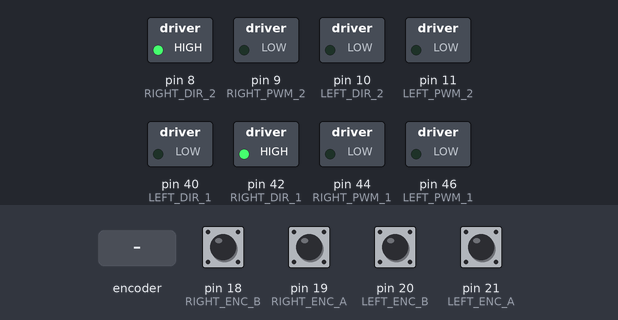
Bench run of a sketch on a simulated Arduino Mega 2560, built with avr-gcc and run on an emulated ATmega2560. Parts: switched loads named in the sketch (green lamp = pin HIGH). The test bench sets the inputs (shaded band); at power-on: pin 18 (RIGHT_ENC_B), pin 19 (RIGHT_ENC_A), pin 20 (LEFT_ENC_B), pin 21 (LEFT_ENC_A) HIGH. What the sketch prints to the serial monitor is not drawn.

Above: at 1.2 s.
1.3 s: rotary encoder on pin 19 (RIGHT_ENC_A) / pin 18 (RIGHT_ENC_B) turned 1 step (first pin leading)
3.0 s: pin 21 (LEFT_ENC_A) pulled LOW for 0.15 s
Timing chart, 0 to 6.0 s (numbered marks = the images above; inputs shaded):
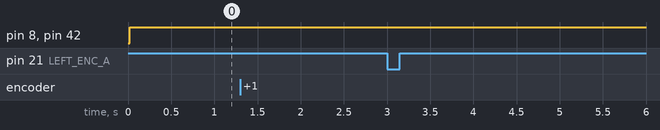

Measured:
- after the input at 1.3 s, every drawn part: stays the same
- after the input at 3.0 s, every drawn part: stays the same

The sketch:

Minesweeper_Rover_ROS_Drive_PID_Simple.ino
```cpp
/*
 * Minesweeper Rover - SIMPLE ROS 2 differential-drive test firmware
 * Board: Arduino Mega 2560
 * Protocol: 115200 baud, comma-separated line from roverInterface:
 *   rp1.00,lp1.00,gp0.00,sp0.00,\n
 * Also accepts signed tokens such as rn0.30 and ln0.30.
 *
 * This is intentionally drive-only to isolate ROS -> serial -> motor control.
 * It controls the two sides (two motors wired per side) using encoder speed
 * feedback and PID_v1. Gripper, ultrasonic, proximity, metal detector, siren,
 * and camera are NOT controlled by this test firmware.
 */

#include <Arduino.h>
#include <PID_v1.h>
#include <util/atomic.h>
#include <ctype.h>
#include <stdlib.h>
#include <string.h>
#include <math.h>

// -------------------- Drive motor pins (from the rover sketch) --------------------
constexpr uint8_t RIGHT_PWM_1 = 44;
constexpr uint8_t RIGHT_DIR_1 = 42;
constexpr uint8_t RIGHT_PWM_2 = 9;
constexpr uint8_t RIGHT_DIR_2 = 8;

constexpr uint8_t LEFT_PWM_1 = 46;
constexpr uint8_t LEFT_DIR_1 = 40;
constexpr uint8_t LEFT_PWM_2 = 11;
constexpr uint8_t LEFT_DIR_2 = 10;

// Encoders (one rising edge on phase A; phase B gives direction)
constexpr uint8_t RIGHT_ENC_A = 19;
constexpr uint8_t RIGHT_ENC_B = 18;
constexpr uint8_t LEFT_ENC_A  = 21;
constexpr uint8_t LEFT_ENC_B  = 20;

// Preserve the motor/encoder direction conventions in the supplied rover code.
constexpr bool RIGHT_MOTOR_INVERTED = false;
constexpr bool LEFT_MOTOR_INVERTED  = true;
constexpr bool RIGHT_ENCODER_INVERTED = false;
constexpr bool LEFT_ENCODER_INVERTED  = true;

// Supplied rover firmware assumes 2200 counted A-channel pulses per wheel revolution.
// Verify this against the actual encoder/gear ratio during odometry calibration.
constexpr double ENCODER_PPR = 2200.0;
constexpr double RAD_PER_PULSE = (2.0 * PI) / ENCODER_PPR;

constexpr uint32_t CONTROL_PERIOD_MS = 20;       // PID update: 50 Hz
constexpr uint32_t TELEMETRY_PERIOD_MS = 10;     // ROS feedback: 100 Hz
constexpr uint32_t COMMAND_TIMEOUT_MS = 400;     // stop if ROS stream disappears
constexpr double MAX_WHEEL_RAD_S = 6.0;          // safety clamp
constexpr double MAX_ACCEL_RAD_S2 = 6.0;         // smoother starts/stops
constexpr double MAX_DECEL_RAD_S2 = 10.0;
constexpr uint8_t MIN_PWM = 22;                   // overcome driver/motor deadband

// PID tuning values from the supplied working example.
double rightInput = 0.0, rightOutput = 0.0, rightSetpoint = 0.0;
double leftInput  = 0.0, leftOutput  = 0.0, leftSetpoint  = 0.0;
PID rightPID(&rightInput, &rightOutput, &rightSetpoint, 11.5, 7.5, 0.1, DIRECT);
PID leftPID (&leftInput,  &leftOutput,  &leftSetpoint,  12.8, 8.3, 0.1, DIRECT);

volatile int32_t rightDeltaPulses = 0;
volatile int32_t leftDeltaPulses  = 0;
volatile int32_t rightTotalPulses = 0;
volatile int32_t leftTotalPulses  = 0;

float rightTargetRadS = 0.0f;
float leftTargetRadS  = 0.0f;
float rightProfileRadS = 0.0f;
float leftProfileRadS  = 0.0f;
float rightMeasuredRadS = 0.0f;
float leftMeasuredRadS  = 0.0f;
uint32_t lastCommandMs = 0;
uint32_t lastControlMs = 0;
uint32_t lastTelemetryMs = 0;

char tokenBuffer[48];
uint8_t tokenIndex = 0;

static float clampFloat(float x, float lo, float hi) {
  if (x < lo) return lo;
  if (x > hi) return hi;
  return x;
}

static float approach(float current, float target, float dt) {
  const float error = target - current;
  const float rate = (fabsf(target) > fabsf(current) && current * target >= 0.0f)
                       ? MAX_ACCEL_RAD_S2 : MAX_DECEL_RAD_S2;
  const float step = rate * dt;
  if (error > step) return current + step;
  if (error < -step) return current - step;
  return target;
}

static int32_t takeRightDelta() {
  int32_t value;
  ATOMIC_BLOCK(ATOMIC_RESTORESTATE) {
    value = rightDeltaPulses;
    rightDeltaPulses = 0;
  }
  return value;
}

static int32_t takeLeftDelta() {
  int32_t value;
  ATOMIC_BLOCK(ATOMIC_RESTORESTATE) {
    value = leftDeltaPulses;
    leftDeltaPulses = 0;
  }
  return value;
}

static int32_t readRightTotal() {
  int32_t value;
  ATOMIC_BLOCK(ATOMIC_RESTORESTATE) { value = rightTotalPulses; }
  return value;
}

static int32_t readLeftTotal() {
  int32_t value;
  ATOMIC_BLOCK(ATOMIC_RESTORESTATE) { value = leftTotalPulses; }
  return value;
}

void rightEncoderISR() {
  const int8_t direction = digitalRead(RIGHT_ENC_B) ? 1 : -1;
  rightDeltaPulses += direction;
  rightTotalPulses += direction;
}

void leftEncoderISR() {
  const int8_t direction = digitalRead(LEFT_ENC_B) ? 1 : -1;
  leftDeltaPulses += direction;
  leftTotalPulses += direction;
}

static void setOneMotor(uint8_t pwmPin, uint8_t dirPin, uint8_t pwm,
                        bool logicalForward, bool inverted) {
  const bool dirHigh = logicalForward ^ inverted;
  digitalWrite(dirPin, dirHigh ? HIGH : LOW);
  analogWrite(pwmPin, pwm);
}

static void applyDriveOutput() {
  uint8_t rightPWM = (uint8_t)clampFloat(rightOutput, 0.0, 255.0);
  uint8_t leftPWM  = (uint8_t)clampFloat(leftOutput, 0.0, 255.0);

  if (fabsf(rightProfileRadS) < 0.03f) rightPWM = 0;
  else if (rightPWM < MIN_PWM) rightPWM = MIN_PWM;
  if (fabsf(leftProfileRadS) < 0.03f) leftPWM = 0;
  else if (leftPWM < MIN_PWM) leftPWM = MIN_PWM;

  const bool rightForward = rightProfileRadS >= 0.0f;
  const bool leftForward  = leftProfileRadS >= 0.0f;
  setOneMotor(RIGHT_PWM_1, RIGHT_DIR_1, rightPWM, rightForward, RIGHT_MOTOR_INVERTED);
  setOneMotor(RIGHT_PWM_2, RIGHT_DIR_2, rightPWM, rightForward, RIGHT_MOTOR_INVERTED);
  setOneMotor(LEFT_PWM_1, LEFT_DIR_1, leftPWM, leftForward, LEFT_MOTOR_INVERTED);
  setOneMotor(LEFT_PWM_2, LEFT_DIR_2, leftPWM, leftForward, LEFT_MOTOR_INVERTED);
}

static void setTarget(char wheel, char sign, double magnitude) {
  if (!isfinite(magnitude) || magnitude < 0.0) return;
  magnitude = clampFloat((float)magnitude, 0.0f, (float)MAX_WHEEL_RAD_S);
  const float signedValue = (sign == 'n') ? -(float)magnitude : (float)magnitude;
  if (wheel == 'r') rightTargetRadS = signedValue;
  else if (wheel == 'l') leftTargetRadS = signedValue;
  lastCommandMs = millis();
}

static void processToken(char *token) {
  if (!token || !token[0]) return;
  for (char *p = token; *p; ++p) *p = (char)tolower((unsigned char)*p);
  const size_t len = strlen(token);
  if (len < 3) return;

  // Wheel tokens accepted from roverInterface: rp1.20 / rn1.20 / lp1.20 / ln1.20
  if ((token[0] == 'r' || token[0] == 'l') &&
      (token[1] == 'p' || token[1] == 'n')) {
    char *end = nullptr;
    const double value = strtod(token + 2, &end);
    if (end != token + 2 && *end == '\0') setTarget(token[0], token[1], value);
    return;
  }

  // gp... and sp... are intentionally ignored in this DRIVE-ONLY diagnostic sketch.
}

static void readSerialCommands() {
  while (Serial.available() > 0) {
    const char c = (char)Serial.read();
    if (c == ',' || c == '\n' || c == '\r') {
      if (tokenIndex > 0) {
        tokenBuffer[tokenIndex] = '\0';
        processToken(tokenBuffer);
        tokenIndex = 0;
      }
      continue;
    }
    if (tokenIndex < sizeof(tokenBuffer) - 1) tokenBuffer[tokenIndex++] = c;
    else tokenIndex = 0;  // discard an overlong/malformed token
  }
}

static void updateControl() {
  const uint32_t now = millis();
  float dt = (now - lastControlMs) / 1000.0f;
  if (dt <= 0.0f || dt > 0.2f) dt = CONTROL_PERIOD_MS / 1000.0f;
  lastControlMs = now;

  if (now - lastCommandMs > COMMAND_TIMEOUT_MS) {
    rightTargetRadS = 0.0f;
    leftTargetRadS = 0.0f;
  }

  int32_t rCounts = takeRightDelta();
  int32_t lCounts = takeLeftDelta();
  rightMeasuredRadS = ((float)rCounts * (float)RAD_PER_PULSE) / dt;
  leftMeasuredRadS  = ((float)lCounts * (float)RAD_PER_PULSE) / dt;
  if (RIGHT_ENCODER_INVERTED) rightMeasuredRadS = -rightMeasuredRadS;
  if (LEFT_ENCODER_INVERTED)  leftMeasuredRadS  = -leftMeasuredRadS;

  rightProfileRadS = approach(rightProfileRadS, rightTargetRadS, dt);
  leftProfileRadS  = approach(leftProfileRadS, leftTargetRadS, dt);

  // PID regulates speed magnitude; the target sign independently sets motor direction.
  rightInput = fabs(rightMeasuredRadS);
  leftInput  = fabs(leftMeasuredRadS);
  rightSetpoint = fabs(rightProfileRadS);
  leftSetpoint  = fabs(leftProfileRadS);

  // Keep PID state updating even at zero setpoint so the integral term unwinds.
  rightPID.Compute();
  leftPID.Compute();
  if (fabs(rightSetpoint) < 0.03) rightOutput = 0.0;
  if (fabs(leftSetpoint) < 0.03) leftOutput = 0.0;

  applyDriveOutput();
}

static void printSignedToken(char prefix, float velocity) {
  Serial.print(prefix);
  Serial.print(velocity < 0.0f ? 'n' : 'p');
  Serial.print(fabsf(velocity), 2);
}

static void sendTelemetry() {
  // Exact wheel token names consumed by roverInterface::read().
  printSignedToken('r', rightMeasuredRadS);
  Serial.print(',');
  printSignedToken('l', leftMeasuredRadS);
  Serial.print(",p0,m0,er:");
  Serial.print(readRightTotal());
  Serial.print(",el:");
  Serial.print(readLeftTotal());
  Serial.println(',');
}

void setup() {
  Serial.begin(115200);

  pinMode(RIGHT_PWM_1, OUTPUT); pinMode(RIGHT_DIR_1, OUTPUT);
  pinMode(RIGHT_PWM_2, OUTPUT); pinMode(RIGHT_DIR_2, OUTPUT);
  pinMode(LEFT_PWM_1, OUTPUT);  pinMode(LEFT_DIR_1, OUTPUT);
  pinMode(LEFT_PWM_2, OUTPUT);  pinMode(LEFT_DIR_2, OUTPUT);
  analogWrite(RIGHT_PWM_1, 0); analogWrite(RIGHT_PWM_2, 0);
  analogWrite(LEFT_PWM_1, 0);  analogWrite(LEFT_PWM_2, 0);

  pinMode(RIGHT_ENC_A, INPUT_PULLUP); pinMode(RIGHT_ENC_B, INPUT_PULLUP);
  pinMode(LEFT_ENC_A, INPUT_PULLUP);  pinMode(LEFT_ENC_B, INPUT_PULLUP);
  attachInterrupt(digitalPinToInterrupt(RIGHT_ENC_A), rightEncoderISR, RISING);
  attachInterrupt(digitalPinToInterrupt(LEFT_ENC_A), leftEncoderISR, RISING);

  rightPID.SetMode(AUTOMATIC);
  leftPID.SetMode(AUTOMATIC);
  rightPID.SetSampleTime(CONTROL_PERIOD_MS);
  leftPID.SetSampleTime(CONTROL_PERIOD_MS);
  rightPID.SetOutputLimits(0.0, 255.0);
  leftPID.SetOutputLimits(0.0, 255.0);

  lastCommandMs = millis();
  lastControlMs = millis();
  lastTelemetryMs = millis();
}

void loop() {
  readSerialCommands();
  const uint32_t now = millis();

  if (now - lastControlMs >= CONTROL_PERIOD_MS) updateControl();
  if (now - lastTelemetryMs >= TELEMETRY_PERIOD_MS) {
    lastTelemetryMs = now;
    sendTelemetry();
  }
}
```
